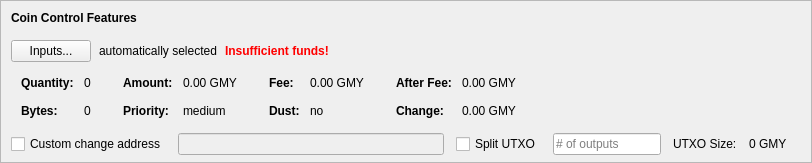
    <widget class="QFrame" name="frameCoinControl">
     <property name="sizePolicy">
      <sizepolicy hsizetype="Expanding" vsizetype="Expanding">
       <horstretch>0</horstretch>
       <verstretch>0</verstretch>
      </sizepolicy>
     </property>
     <property name="maximumSize">
      <size>
       <width>16777215</width>
       <height>16777215</height>
      </size>
     </property>
     <property name="frameShape">
      <enum>QFrame::StyledPanel</enum>
     </property>
     <property name="frameShadow">
      <enum>QFrame::Sunken</enum>
     </property>
     <layout class="QVBoxLayout" name="verticalLayoutCoinControl2">
      <property name="spacing">
       <number>0</number>
      </property>
      <property name="leftMargin">
       <number>0</number>
      </property>
      <property name="topMargin">
       <number>0</number>
      </property>
      <property name="rightMargin">
       <number>0</number>
      </property>
      <property name="bottomMargin">
       <number>6</number>
      </property>
      <item>
       <layout class="QVBoxLayout" name="verticalLayoutCoinControl" stretch="0,0,0,0,1">
        <property name="spacing">
         <number>0</number>
        </property>
        <property name="leftMargin">
         <number>10</number>
        </property>
        <property name="topMargin">
         <number>10</number>
        </property>
        <item>
         <layout class="QHBoxLayout" name="horizontalLayoutCoinControl1">
          <property name="bottomMargin">
           <number>15</number>
          </property>
          <item>
           <widget class="QLabel" name="labelCoinControlFeatures">
            <property name="sizePolicy">
             <sizepolicy hsizetype="Preferred" vsizetype="Maximum">
              <horstretch>0</horstretch>
              <verstretch>0</verstretch>
             </sizepolicy>
            </property>
            <property name="font">
             <font>
              <weight>75</weight>
              <bold>true</bold>
             </font>
            </property>
            <property name="styleSheet">
             <string notr="true">font-weight:bold;</string>
            </property>
            <property name="text">
             <string>Coin Control Features</string>
            </property>
           </widget>
          </item>
         </layout>
        </item>
        <item>
         <layout class="QHBoxLayout" name="horizontalLayoutCoinControl2" stretch="0,0,0,0">
          <property name="spacing">
           <number>8</number>
          </property>
          <property name="bottomMargin">
           <number>10</number>
          </property>
          <item>
           <widget class="QPushButton" name="pushButtonCoinControl">
            <property name="styleSheet">
             <string notr="true"/>
            </property>
            <property name="text">
             <string>Inputs...</string>
            </property>
            <property name="autoDefault">
             <bool>false</bool>
            </property>
           </widget>
          </item>
          <item>
           <widget class="QLabel" name="labelCoinControlAutomaticallySelected">
            <property name="text">
             <string>automatically selected</string>
            </property>
            <property name="margin">
             <number>5</number>
            </property>
           </widget>
          </item>
          <item>
           <widget class="QLabel" name="labelCoinControlInsuffFunds">
            <property name="font">
             <font>
              <weight>75</weight>
              <bold>true</bold>
             </font>
            </property>
            <property name="styleSheet">
             <string notr="true">color:red;font-weight:bold;</string>
            </property>
            <property name="text">
             <string>Insufficient funds!</string>
            </property>
            <property name="margin">
             <number>5</number>
            </property>
           </widget>
          </item>
          <item>
           <spacer name="horizontalSpacerCoinControl">
            <property name="orientation">
             <enum>Qt::Horizontal</enum>
            </property>
            <property name="sizeHint" stdset="0">
             <size>
              <width>40</width>
              <height>1</height>
             </size>
            </property>
           </spacer>
          </item>
         </layout>
        </item>
        <item>
         <widget class="QWidget" name="widgetCoinControl" native="true">
          <property name="sizePolicy">
           <sizepolicy hsizetype="Preferred" vsizetype="Preferred">
            <horstretch>0</horstretch>
            <verstretch>0</verstretch>
           </sizepolicy>
          </property>
          <property name="minimumSize">
           <size>
            <width>0</width>
            <height>0</height>
           </size>
          </property>
          <property name="styleSheet">
           <string notr="true"/>
          </property>
          <layout class="QHBoxLayout" name="horizontalLayoutCoinControl5">
           <property name="leftMargin">
            <number>0</number>
           </property>
           <property name="topMargin">
            <number>0</number>
           </property>
           <property name="rightMargin">
            <number>0</number>
           </property>
           <property name="bottomMargin">
            <number>0</number>
           </property>
           <item>
            <layout class="QHBoxLayout" name="horizontalLayoutCoinControl3" stretch="0,0,0,1">
             <property name="spacing">
              <number>20</number>
             </property>
             <property name="topMargin">
              <number>0</number>
             </property>
             <property name="bottomMargin">
              <number>10</number>
             </property>
             <item>
              <layout class="QFormLayout" name="formLayoutCoinControl1">
               <property name="horizontalSpacing">
                <number>10</number>
               </property>
               <property name="verticalSpacing">
                <number>14</number>
               </property>
               <property name="leftMargin">
                <number>10</number>
               </property>
               <property name="topMargin">
                <number>4</number>
               </property>
               <property name="rightMargin">
                <number>6</number>
               </property>
               <item row="0" column="0">
                <widget class="QLabel" name="labelCoinControlQuantityText">
                 <property name="font">
                  <font>
                   <weight>75</weight>
                   <bold>true</bold>
                  </font>
                 </property>
                 <property name="text">
                  <string>Quantity:</string>
                 </property>
                 <property name="margin">
                  <number>0</number>
                 </property>
                </widget>
               </item>
               <item row="0" column="1">
                <widget class="QLabel" name="labelCoinControlQuantity">
                 <property name="cursor">
                  <cursorShape>IBeamCursor</cursorShape>
                 </property>
                 <property name="contextMenuPolicy">
                  <enum>Qt::ActionsContextMenu</enum>
                 </property>
                 <property name="text">
                  <string notr="true">0</string>
                 </property>
                 <property name="margin">
                  <number>0</number>
                 </property>
                 <property name="textInteractionFlags">
                  <set>Qt::LinksAccessibleByMouse|Qt::TextSelectableByKeyboard|Qt::TextSelectableByMouse</set>
                 </property>
                </widget>
               </item>
               <item row="1" column="0">
                <widget class="QLabel" name="labelCoinControlBytesText">
                 <property name="font">
                  <font>
                   <weight>75</weight>
                   <bold>true</bold>
                  </font>
                 </property>
                 <property name="text">
                  <string>Bytes:</string>
                 </property>
                </widget>
               </item>
               <item row="1" column="1">
                <widget class="QLabel" name="labelCoinControlBytes">
                 <property name="cursor">
                  <cursorShape>IBeamCursor</cursorShape>
                 </property>
                 <property name="contextMenuPolicy">
                  <enum>Qt::ActionsContextMenu</enum>
                 </property>
                 <property name="text">
                  <string notr="true">0</string>
                 </property>
                 <property name="textInteractionFlags">
                  <set>Qt::LinksAccessibleByMouse|Qt::TextSelectableByKeyboard|Qt::TextSelectableByMouse</set>
                 </property>
                </widget>
               </item>
              </layout>
             </item>
             <item>
              <layout class="QFormLayout" name="formLayoutCoinControl2">
               <property name="horizontalSpacing">
                <number>10</number>
               </property>
               <property name="verticalSpacing">
                <number>14</number>
               </property>
               <property name="leftMargin">
                <number>6</number>
               </property>
               <property name="topMargin">
                <number>4</number>
               </property>
               <property name="rightMargin">
                <number>6</number>
               </property>
               <item row="0" column="0">
                <widget class="QLabel" name="labelCoinControlAmountText">
                 <property name="font">
                  <font>
                   <weight>75</weight>
                   <bold>true</bold>
                  </font>
                 </property>
                 <property name="text">
                  <string>Amount:</string>
                 </property>
                 <property name="margin">
                  <number>0</number>
                 </property>
                </widget>
               </item>
               <item row="0" column="1">
                <widget class="QLabel" name="labelCoinControlAmount">
                 <property name="cursor">
                  <cursorShape>IBeamCursor</cursorShape>
                 </property>
                 <property name="contextMenuPolicy">
                  <enum>Qt::ActionsContextMenu</enum>
                 </property>
                 <property name="text">
                  <string notr="true">0.00 GMY</string>
                 </property>
                 <property name="textInteractionFlags">
                  <set>Qt::LinksAccessibleByMouse|Qt::TextSelectableByKeyboard|Qt::TextSelectableByMouse</set>
                 </property>
                </widget>
               </item>
               <item row="1" column="0">
                <widget class="QLabel" name="labelCoinControlPriorityText">
                 <property name="font">
                  <font>
                   <weight>75</weight>
                   <bold>true</bold>
                  </font>
                 </property>
                 <property name="text">
                  <string>Priority:</string>
                 </property>
                </widget>
               </item>
               <item row="1" column="1">
                <widget class="QLabel" name="labelCoinControlPriority">
                 <property name="cursor">
                  <cursorShape>IBeamCursor</cursorShape>
                 </property>
                 <property name="contextMenuPolicy">
                  <enum>Qt::ActionsContextMenu</enum>
                 </property>
                 <property name="text">
                  <string>medium</string>
                 </property>
                 <property name="textInteractionFlags">
                  <set>Qt::LinksAccessibleByMouse|Qt::TextSelectableByKeyboard|Qt::TextSelectableByMouse</set>
                 </property>
                </widget>
               </item>
              </layout>
             </item>
             <item>
              <layout class="QFormLayout" name="formLayoutCoinControl3">
               <property name="horizontalSpacing">
                <number>10</number>
               </property>
               <property name="verticalSpacing">
                <number>14</number>
               </property>
               <property name="leftMargin">
                <number>6</number>
               </property>
               <property name="topMargin">
                <number>4</number>
               </property>
               <property name="rightMargin">
                <number>6</number>
               </property>
               <item row="0" column="0">
                <widget class="QLabel" name="labelCoinControlFeeText">
                 <property name="font">
                  <font>
                   <weight>75</weight>
                   <bold>true</bold>
                  </font>
                 </property>
                 <property name="text">
                  <string>Fee:</string>
                 </property>
                 <property name="margin">
                  <number>0</number>
                 </property>
                </widget>
               </item>
               <item row="0" column="1">
                <widget class="QLabel" name="labelCoinControlFee">
                 <property name="cursor">
                  <cursorShape>IBeamCursor</cursorShape>
                 </property>
                 <property name="contextMenuPolicy">
                  <enum>Qt::ActionsContextMenu</enum>
                 </property>
                 <property name="text">
                  <string notr="true">0.00 GMY</string>
                 </property>
                 <property name="textInteractionFlags">
                  <set>Qt::LinksAccessibleByMouse|Qt::TextSelectableByKeyboard|Qt::TextSelectableByMouse</set>
                 </property>
                </widget>
               </item>
               <item row="1" column="0">
                <widget class="QLabel" name="labelCoinControlLowOutputText">
                 <property name="font">
                  <font>
                   <weight>75</weight>
                   <bold>true</bold>
                  </font>
                 </property>
                 <property name="text">
                  <string>Dust:</string>
                 </property>
                </widget>
               </item>
               <item row="1" column="1">
                <widget class="QLabel" name="labelCoinControlLowOutput">
                 <property name="cursor">
                  <cursorShape>IBeamCursor</cursorShape>
                 </property>
                 <property name="contextMenuPolicy">
                  <enum>Qt::ActionsContextMenu</enum>
                 </property>
                 <property name="text">
                  <string>no</string>
                 </property>
                 <property name="textInteractionFlags">
                  <set>Qt::LinksAccessibleByMouse|Qt::TextSelectableByKeyboard|Qt::TextSelectableByMouse</set>
                 </property>
                </widget>
               </item>
              </layout>
             </item>
             <item>
              <layout class="QFormLayout" name="formLayoutCoinControl4">
               <property name="horizontalSpacing">
                <number>10</number>
               </property>
               <property name="verticalSpacing">
                <number>14</number>
               </property>
               <property name="leftMargin">
                <number>6</number>
               </property>
               <property name="topMargin">
                <number>4</number>
               </property>
               <property name="rightMargin">
                <number>6</number>
               </property>
               <item row="0" column="0">
                <widget class="QLabel" name="labelCoinControlAfterFeeText">
                 <property name="font">
                  <font>
                   <weight>75</weight>
                   <bold>true</bold>
                  </font>
                 </property>
                 <property name="text">
                  <string>After Fee:</string>
                 </property>
                 <property name="margin">
                  <number>0</number>
                 </property>
                </widget>
               </item>
               <item row="0" column="1">
                <widget class="QLabel" name="labelCoinControlAfterFee">
                 <property name="cursor">
                  <cursorShape>IBeamCursor</cursorShape>
                 </property>
                 <property name="contextMenuPolicy">
                  <enum>Qt::ActionsContextMenu</enum>
                 </property>
                 <property name="text">
                  <string notr="true">0.00 GMY</string>
                 </property>
                 <property name="textInteractionFlags">
                  <set>Qt::LinksAccessibleByMouse|Qt::TextSelectableByKeyboard|Qt::TextSelectableByMouse</set>
                 </property>
                </widget>
               </item>
               <item row="1" column="0">
                <widget class="QLabel" name="labelCoinControlChangeText">
                 <property name="font">
                  <font>
                   <weight>75</weight>
                   <bold>true</bold>
                  </font>
                 </property>
                 <property name="text">
                  <string>Change:</string>
                 </property>
                </widget>
               </item>
               <item row="1" column="1">
                <widget class="QLabel" name="labelCoinControlChange">
                 <property name="cursor">
                  <cursorShape>IBeamCursor</cursorShape>
                 </property>
                 <property name="contextMenuPolicy">
                  <enum>Qt::ActionsContextMenu</enum>
                 </property>
                 <property name="text">
                  <string notr="true">0.00 GMY</string>
                 </property>
                 <property name="textInteractionFlags">
                  <set>Qt::LinksAccessibleByMouse|Qt::TextSelectableByKeyboard|Qt::TextSelectableByMouse</set>
                 </property>
                </widget>
               </item>
              </layout>
             </item>
            </layout>
           </item>
          </layout>
         </widget>
        </item>
        <item>
         <layout class="QHBoxLayout" name="horizontalLayoutCoinControl4" stretch="0,0,0,0,0,0,0">
          <property name="spacing">
           <number>12</number>
          </property>
          <property name="sizeConstraint">
           <enum>QLayout::SetDefaultConstraint</enum>
          </property>
          <property name="topMargin">
           <number>5</number>
          </property>
          <property name="rightMargin">
           <number>5</number>
          </property>
          <item>
           <widget class="QCheckBox" name="checkBoxCoinControlChange">
            <property name="toolTip">
             <string>If this is activated, but the change address is empty or invalid, change will be sent to a newly generated address.</string>
            </property>
            <property name="text">
             <string>Custom change address</string>
            </property>
           </widget>
          </item>
          <item>
           <widget class="QValidatedLineEdit" name="lineEditCoinControlChange">
            <property name="enabled">
             <bool>false</bool>
            </property>
            <property name="sizePolicy">
             <sizepolicy hsizetype="Expanding" vsizetype="Fixed">
              <horstretch>0</horstretch>
              <verstretch>0</verstretch>
             </sizepolicy>
            </property>
           </widget>
          </item>
          <item>
           <widget class="QCheckBox" name="splitBlockCheckBox">
            <property name="text">
             <string>Split UTXO</string>
            </property>
           </widget>
          </item>
          <item>
           <widget class="QLineEdit" name="splitBlockLineEdit">
            <property name="sizePolicy">
             <sizepolicy hsizetype="Fixed" vsizetype="Fixed">
              <horstretch>50</horstretch>
              <verstretch>0</verstretch>
             </sizepolicy>
            </property>
            <property name="placeholderText">
             <string># of outputs</string>
            </property>
           </widget>
          </item>
          <item>
           <widget class="QLabel" name="labelBlockSizeText">
            <property name="text">
             <string>UTXO Size:</string>
            </property>
           </widget>
          </item>
          <item>
           <widget class="QLabel" name="labelBlockSize">
            <property name="text">
             <string>0 GMY</string>
            </property>
           </widget>
          </item>
          <item>
           <widget class="QLabel" name="labelCoinControlChangeLabel">
            <property name="sizePolicy">
             <sizepolicy hsizetype="Preferred" vsizetype="Expanding">
              <horstretch>0</horstretch>
              <verstretch>0</verstretch>
             </sizepolicy>
            </property>
            <property name="minimumSize">
             <size>
              <width>0</width>
              <height>0</height>
             </size>
            </property>
            <property name="text">
             <string/>
            </property>
            <property name="margin">
             <number>3</number>
            </property>
           </widget>
          </item>
         </layout>
        </item>
        <item>
         <spacer name="verticalSpacerCoinControl">
          <property name="orientation">
           <enum>Qt::Vertical</enum>
          </property>
          <property name="sizeHint" stdset="0">
           <size>
            <width>800</width>
            <height>1</height>
           </size>
          </property>
         </spacer>
        </item>
       </layout>
      </item>
     </layout>
    </widget>
